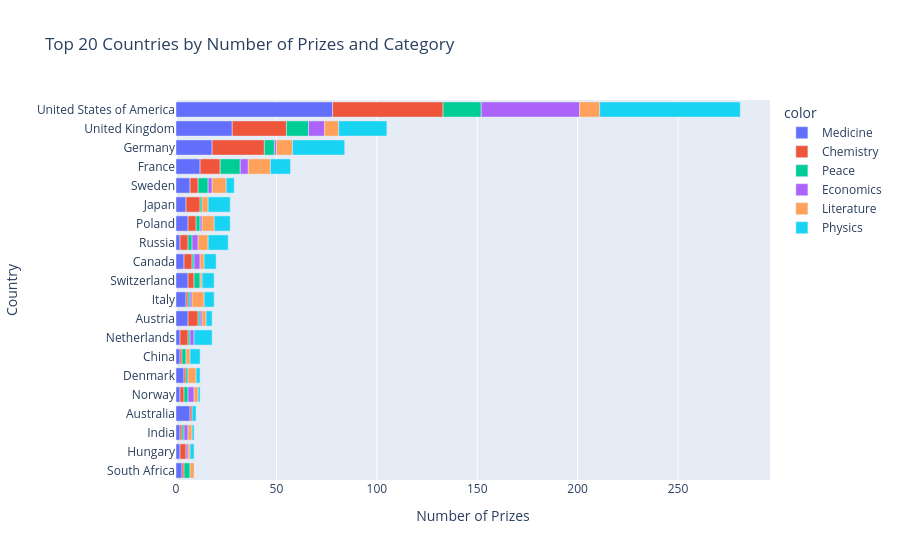

Here is the notebook cell this chart was saved with:
### Code cell
cat_cntry_bar = px.bar(x=merged_df['cat_prize'],y=merged_df['birth_country_current'],color=merged_df['category'], orientation='h', title='Top 20 Countries by Number of Prizes and Category')
cat_cntry_bar.update_layout(xaxis_title='Number of Prizes', yaxis_title='Country')
cat_cntry_bar.show()

### Figure 1 — Plotly figure (JSON) as saved in the notebook; plotly's stock layout.template omitted (floating-point values rounded to 4 significant figures)
{"data": [{"hovertemplate": "color=Medicine<br>x=%{x}<br>y=%{y}<extra></extra>", "legendgroup": "Medicine", "marker": {"color": "#636efa", "pattern": {"shape": ""}}, "name": "Medicine", "orientation": "h", "showlegend": true, "textposition": "auto", "type": "bar", "x": [3, 2, 2, 7, 2, 4, 2, 2, 6, 5, 6, 4, 2, 6, 5, 7, 12, 18, 28, 78], "xaxis": "x", "y": ["South Africa", "Hungary", "India", "Australia", "Norway", "Denmark", "China", "Netherlands", "Austria", "Italy", "Switzerland", "Canada", "Russia", "Poland", "Japan", "Sweden", "France", "Germany", "United Kingdom", "United States of America"], "yaxis": "y"}, {"hovertemplate": "color=Chemistry<br>x=%{x}<br>y=%{y}<extra></extra>", "legendgroup": "Chemistry", "marker": {"color": "#EF553B", "pattern": {"shape": ""}}, "name": "Chemistry", "orientation": "h", "showlegend": true, "textposition": "auto", "type": "bar", "x": [3, 1, 1, 1, 2, 1, 1, 4, 5, 3, 1, 4, 4, 7, 4, 4, 10, 26, 27, 55], "xaxis": "x", "y": ["Hungary", "South Africa", "India", "Australia", "Norway", "Denmark", "China", "Netherlands", "Austria", "Switzerland", "Italy", "Canada", "Russia", "Japan", "Poland", "Sweden", "France", "Germany", "United Kingdom", "United States of America"], "yaxis": "y"}, {"hovertemplate": "color=Peace<br>x=%{x}<br>y=%{y}<extra></extra>", "legendgroup": "Peace", "marker": {"color": "#00cc96", "pattern": {"shape": ""}}, "name": "Peace", "orientation": "h", "showlegend": true, "textposition": "auto", "type": "bar", "x": [3, 1, 2, 1, 2, 1, 1, 3, 1, 1, 2, 1, 2, 5, 10, 5, 11, 19], "xaxis": "x", "y": ["South Africa", "India", "Norway", "Denmark", "China", "Netherlands", "Austria", "Switzerland", "Italy", "Canada", "Russia", "Japan", "Poland", "Sweden", "France", "Germany", "United Kingdom", "United States of America"], "yaxis": "y"}, {"hovertemplate": "color=Economics<br>x=%{x}<br>y=%{y}<extra></extra>", "legendgroup": "Economics", "marker": {"color": "#ab63fa", "pattern": {"shape": ""}}, "name": "Economics", "orientation": "h", "showlegend": true, "textposition": "auto", "type": "bar", "x": [1, 2, 3, 2, 1, 1, 3, 3, 1, 2, 4, 1, 8, 49], "xaxis": "x", "y": ["Hungary", "India", "Norway", "Netherlands", "Austria", "Italy", "Canada", "Russia", "Poland", "Sweden", "France", "Germany", "United Kingdom", "United States of America"], "yaxis": "y"}, {"hovertemplate": "color=Literature<br>x=%{x}<br>y=%{y}<extra></extra>", "legendgroup": "Literature", "marker": {"color": "#FFA15A", "pattern": {"shape": ""}}, "name": "Literature", "orientation": "h", "showlegend": true, "textposition": "auto", "type": "bar", "x": [1, 2, 2, 4, 2, 2, 2, 6, 1, 2, 5, 6, 3, 7, 11, 8, 7, 10], "xaxis": "x", "y": ["Hungary", "South Africa", "India", "Denmark", "China", "Norway", "Austria", "Italy", "Switzerland", "Canada", "Russia", "Poland", "Japan", "Sweden", "France", "Germany", "United Kingdom", "United States of America"], "yaxis": "y"}, {"hovertemplate": "color=Physics<br>x=%{x}<br>y=%{y}<extra></extra>", "legendgroup": "Physics", "marker": {"color": "#19d3f3", "pattern": {"shape": ""}}, "name": "Physics", "orientation": "h", "showlegend": true, "textposition": "auto", "type": "bar", "x": [1, 2, 2, 5, 2, 1, 9, 3, 6, 5, 6, 10, 8, 11, 4, 10, 26, 24, 70], "xaxis": "x", "y": ["India", "Hungary", "Australia", "China", "Denmark", "Norway", "Netherlands", "Austria", "Switzerland", "Italy", "Canada", "Russia", "Poland", "Japan", "Sweden", "France", "Germany", "United Kingdom", "United States of America"], "yaxis": "y"}], "layout": {"barmode": "relative", "legend": {"title": {"text": "color"}, "tracegroupgap": 0}, "title": {"text": "Top 20 Countries by Number of Prizes and Category"}, "xaxis": {"anchor": "y", "domain": [0, 1], "title": {"text": "Number of Prizes"}}, "yaxis": {"anchor": "x", "domain": [0, 1], "title": {"text": "Country"}}}}
